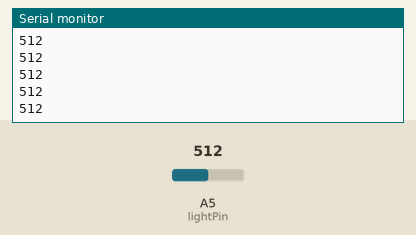
A sketch run on a simulated Arduino Uno, built with avr-gcc and run on an emulated ATmega328P. On the bench: the last lines printed to the serial monitor. The test bench sets the inputs (shaded band); at power-on: A5 (lightPin) = 512.

Above: at 1.2 s.
1.3 s: A5 (lightPin) set to 716
At 1.68 s:
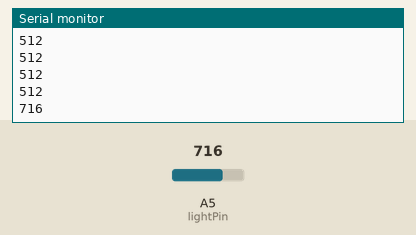
2.8 s: A5 (lightPin) set to 900
At 2.93 s:
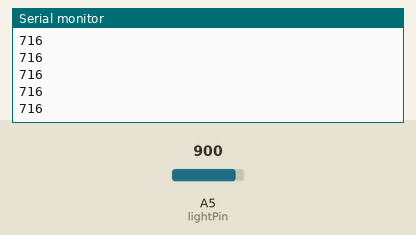
Timing chart, 0 to 5.8 s (numbered marks = the images above; inputs shaded):
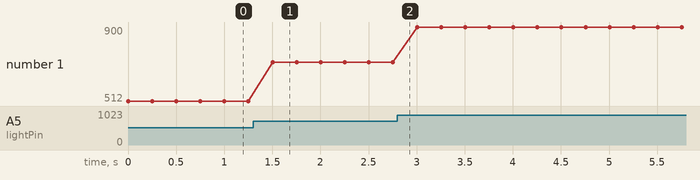

Measured:
- after the input at 1.3 s, the serial monitor: prints a new line after 0.20 s (image 1)
- plotted number 1: 512 → 716 after the input at 1.3 s, 716 → 900 after the input at 2.8 s

The sketch:

016Photoresistor.ino
```cpp
int lightPin = A5;
int lightVal;
int waitTime = 250;
void setup(){
  pinMode(lightPin, INPUT);
  Serial.begin(9600);
}

void loop(){
  lightVal = analogRead(lightPin);
  Serial.println(lightVal);
  delay(waitTime);
}
```
